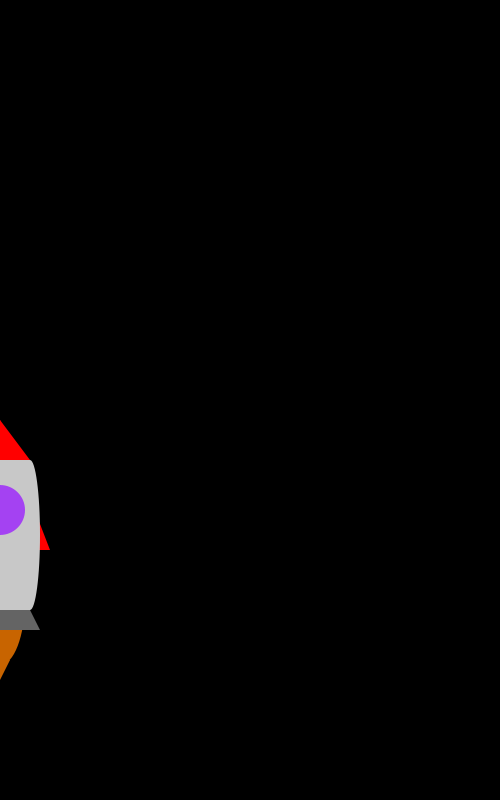
Frame 1 (no input)
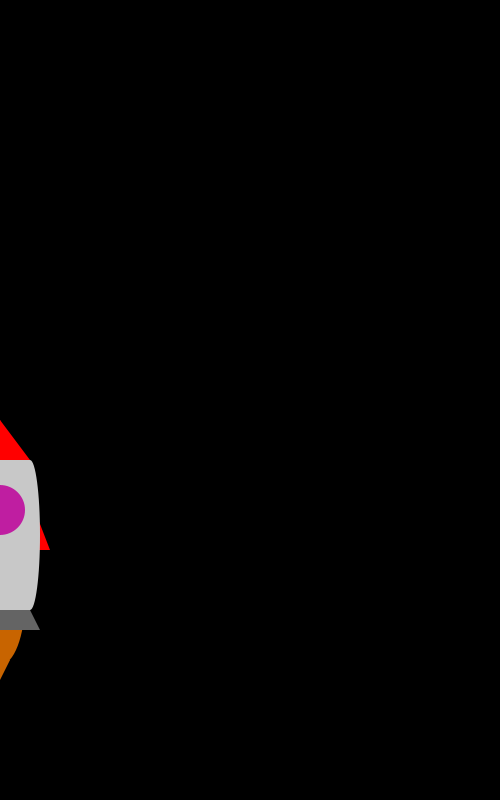
Frame 60 (the mouse pressed at the canvas centre just before this capture)
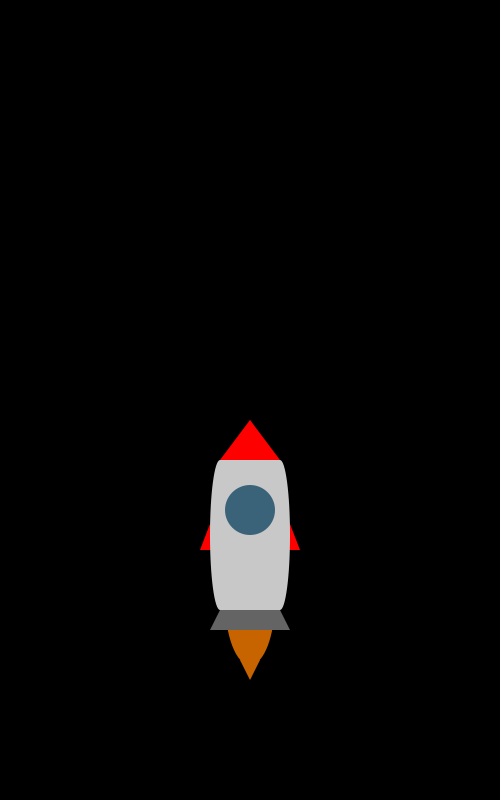
Frame 120 (the mouse held since frame 60 and released just before this capture)

The Processing sketch that drew these frames (run headless with seeded random() and noise(); from frame 60 on, the mouse is pressed at the canvas centre):

// Processing sketch: flashingrockets
// ── flashingrockets.pde
void setup(){
size(500,800);
frameRate(60);
background(0);
noStroke();
}

void draw(){
background(0);
rect();

}

void rect(){
  int x=mouseX;
fill(255,0,0);
triangle(x,420,x-50,550,x+50,550);
triangle(x,420,x-30,460,x+30,460);
fill(200,100,0);
ellipse(x,600,50,130);
triangle(x,680,x+10,660,x-10,660);
fill(200);
rect(x-30,460,60,150);
ellipse(x-30,535,20,150);
ellipse(x+30,535,20,150);
fill(100);
quad(x-30,610,x+30,610,x+40,630,x-40,630);
//fill(#1CA9E8);

//Flashing lights inside the cockpit
int time = millis();
fill(random(0,255), random(0,255), random(0,255));
circle(x, 510, 50);
}
